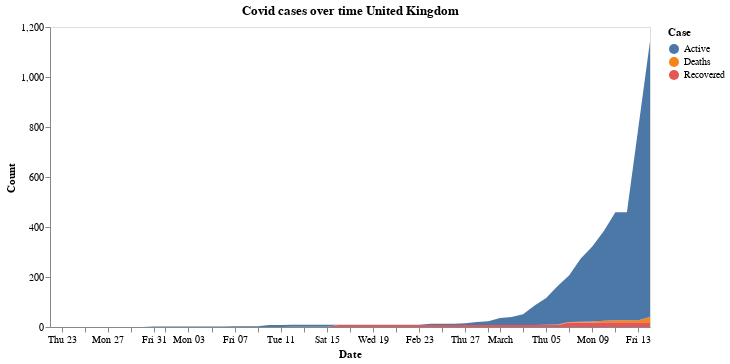

This figure's notebook cell:
### Markdown cell above
### Cases in the United Kingdom

### Code cell
cases_over_time('United Kingdom')

### Figure 1 — Vega-Lite specification as saved in the notebook (floating-point values rounded to 4 significant figures; data arrays with more than 128 entries replaced by an {"elided": "..."} marker saying what was removed)
{"config": {"view": {"continuousWidth": 400, "continuousHeight": 300}, "axis": {"grid": false}}, "data": {"name": "data-e9a0ebd33cbe7f77739da98e4a8109c2"}, "mark": "area", "encoding": {"color": {"type": "nominal", "field": "Case"}, "x": {"type": "temporal", "field": "Date"}, "y": {"type": "quantitative", "field": "Count"}}, "title": "Covid cases over time United Kingdom", "width": 600, "$schema": "https://vega.github.io/schema/vega-lite/v4.0.2.json", "datasets": {"data-e9a0ebd33cbe7f77739da98e4a8109c2": {"elided": "159 records"}}}
